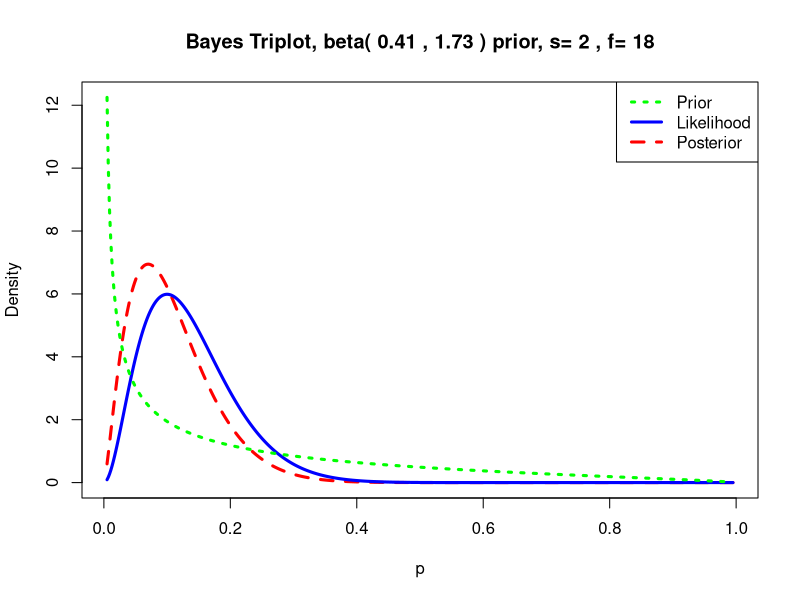
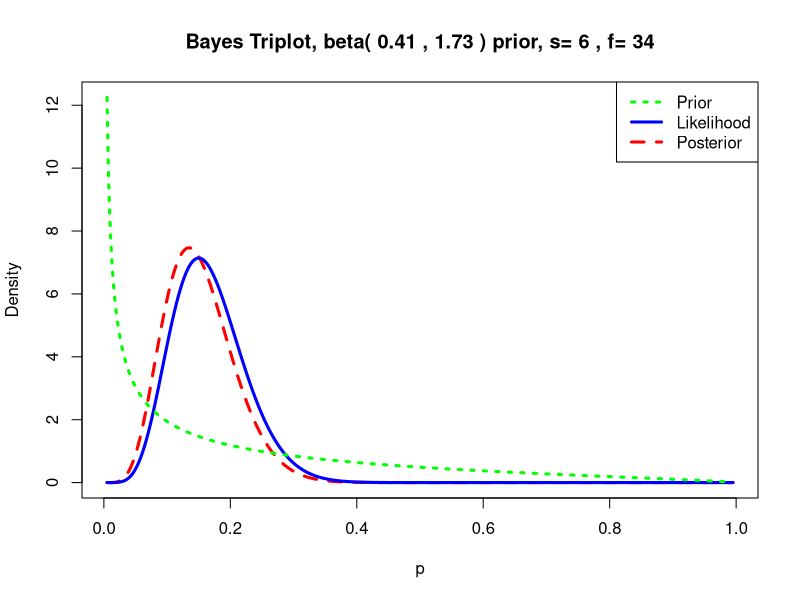
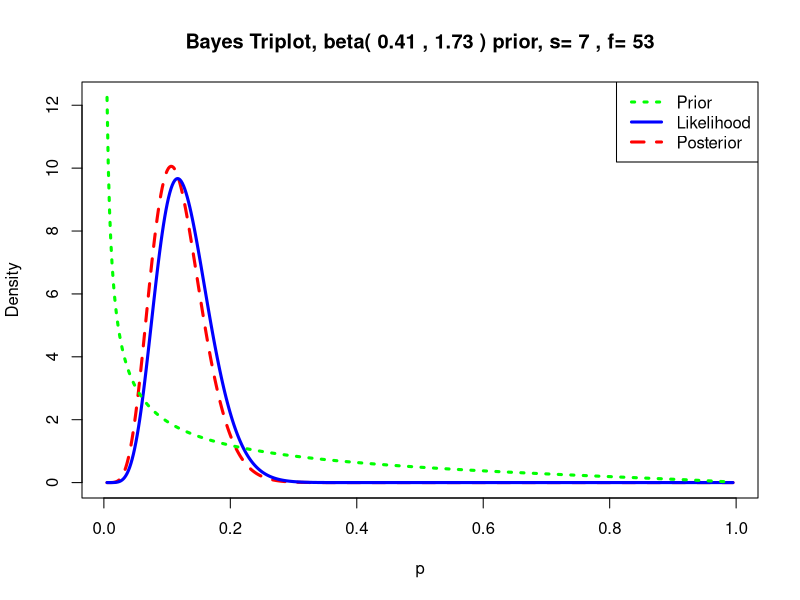
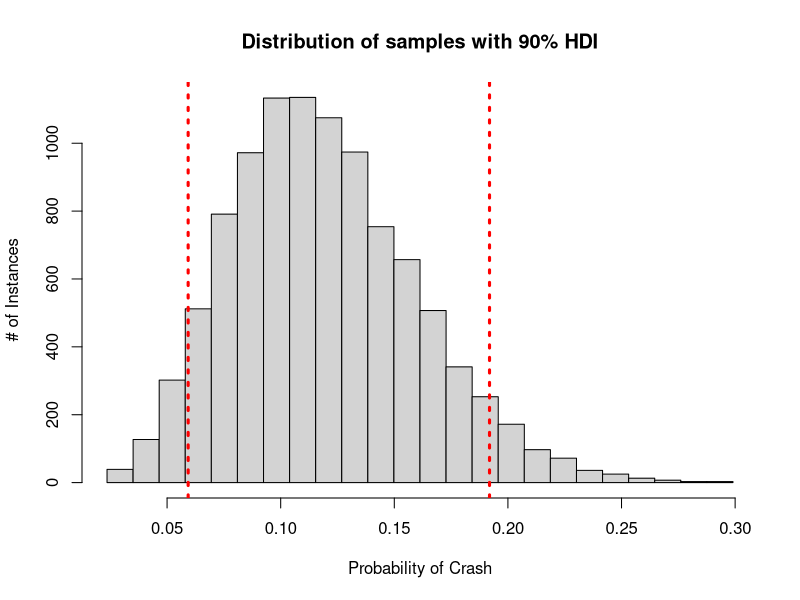
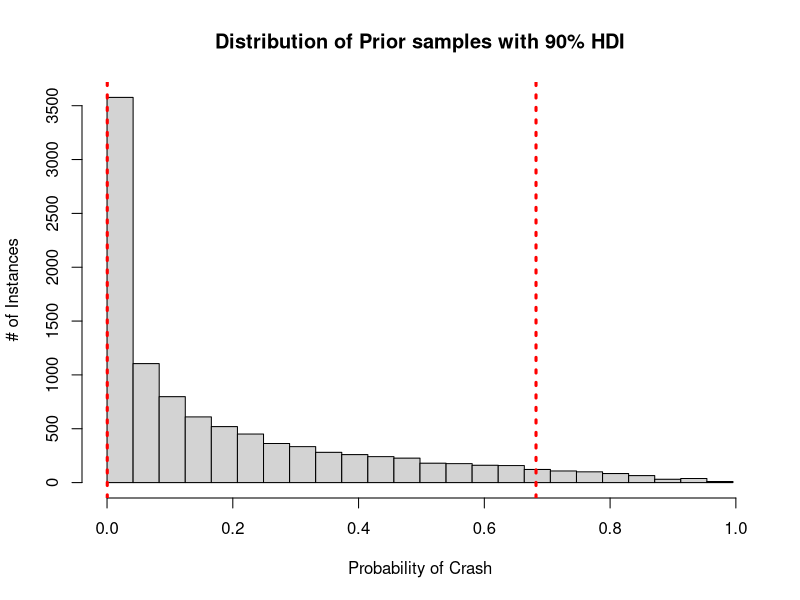
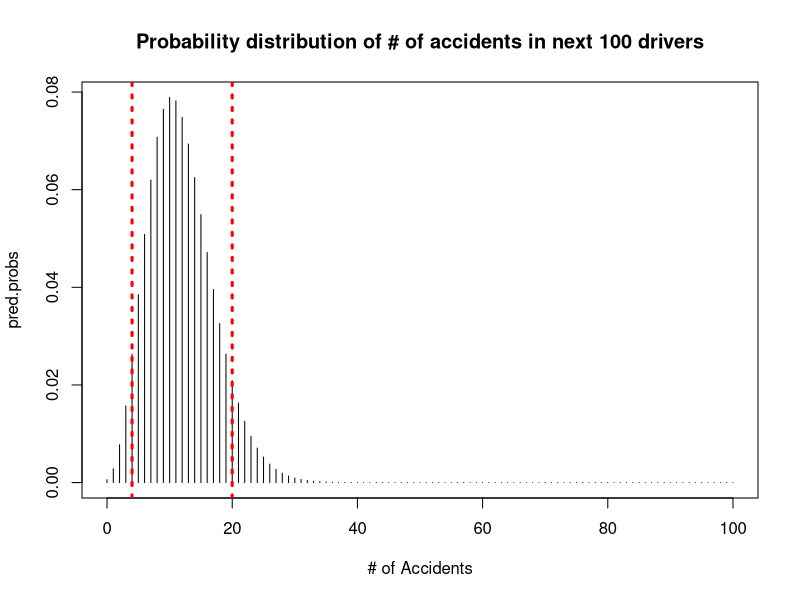
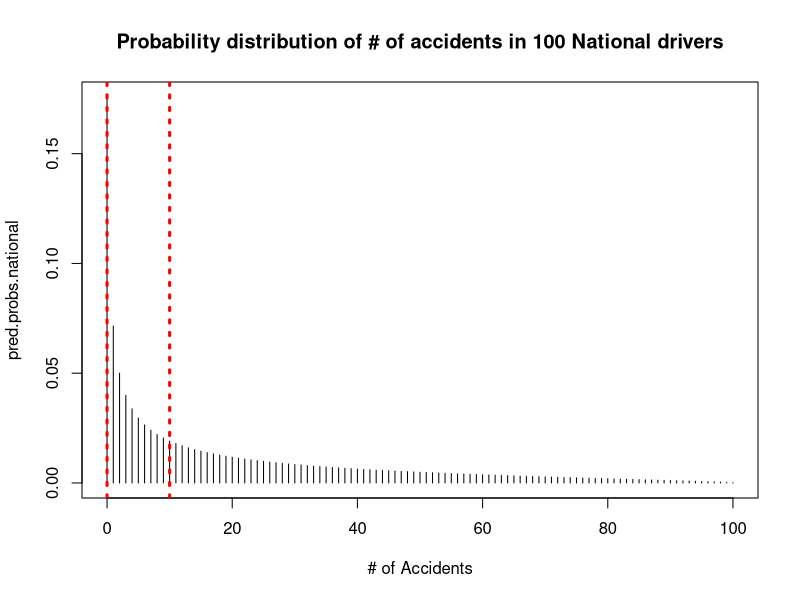

These figures' R source, in order:
#Compute the probability that the driver of a car is texting at a specific intersection.
# Nationally the cumulative probability that a driver is texting is:
# P = 0.5, at x = 0.1
# P = 0.75 at x = 0.3

#  Given these data
#   Compute the Beta prior, and report the coefficients
library(LearnBayes)

#Setting the Beta Prior
# Nationally the *cumulative probability* that a driver is texting is:
# P = 0.5, at x = 0.1
# P = 0.75 at x = 0.3 -> Cumulative Probability hence p=0.25 at x = 0.3

beta.prior = beta.select(list(p = 0.5, x = 0.1), list(p = 0.75, x = 0.3))
beta.prior

  
#You observe cars at a location three times and note the number of texting drivers:
#1. 2 texting out of 20 drivers
#2. 4 texting out of 20 drivers
#3. 1 texting out of 20 drivers
#   Plot the prior, likelihood and posterior three times as you update your belief based on collecting more data
require(repr)
options(repr.plot.width = 6, repr.plot.height = 5)
triplot(beta.prior, c(2,18))
triplot(beta.prior, c(6,34))
triplot(beta.prior, c(7,53))

#   Simulate the final posterior distribution and do the following:
#   Plot the posterior with the 90% HDI shown
#   Report the upper and lower limits of the 90% HDI

#Posterior Distributions
options(repr.plot.width = 8, repr.plot.height = 5)
final.posterior = beta.prior + c(7,53)
post.sample = rbeta(10000, final.posterior[1], final.posterior[2])
par(mfrow = c(1,1))
quants = quantile(post.sample, c(0.05, 0.95))
breaks = seq(min(post.sample), max(post.sample), length.out = 25)

hist(post.sample, breaks = breaks, main = "Distribution of samples with 90% HDI", xlab = "Probability of Crash", ylab ="# of Instances")
abline(v = quants[1], lty = 3, col = "red", lwd = 3)
abline(v = quants[2], lty = 3, col = "red", lwd = 3)
#predplot(final.posterior,60,7 )

#90% HDI on Prior Distribution
prior.sample = rbeta(10000, beta.prior[1], beta.prior[2])
par(mfrow = c(1,1))
quants = quantile(prior.sample, c(0.05, 0.95))
breaks = seq(min(prior.sample), max(prior.sample), length.out = 25)

hist(prior.sample, breaks = breaks, main = "Distribution of Prior samples with 90% HDI", xlab = "Probability of Crash", ylab ="# of Instances")
abline(v = quants[1], lty = 3, col = "red", lwd = 3)
abline(v = quants[2], lty = 3, col = "red", lwd = 3)

#   Of the next hundred drivers what are the number of texting drivers in the 90% HDI?
n = 100
s = 0:n
pred.probs = pbetap(final.posterior, n, s)
plot(s, pred.probs, type = "h",
     main = "Probability distribution of # of accidents in next 100 drivers", xlab = "# of Accidents")
discint(cbind(s, pred.probs),0.90)
interval = discint(cbind(s, pred.probs),0.90)$set
abline(v = interval[1], lty = 3, col = "red", lwd = 3)
abline(v = interval[length(interval)], lty = 3, col = "red", lwd = 3)
mean(pred.probs)

#Are the drivers in this area better or worse that the national figures indicate?
n = 100
s = 0:n
pred.probs.national = pbetap(beta.prior, n, s)
plot(s, pred.probs.national, type = "h",
     main = "Probability distribution of # of accidents in 100 National drivers", xlab = "# of Accidents")
discint(cbind(s, pred.probs.national),0.50)
interval = discint(cbind(s, pred.probs.national),0.50)$set
abline(v = interval[1], lty = 3, col = "red", lwd = 3)
abline(v = interval[length(interval)], lty = 3, col = "red", lwd = 3)
mean(pred.probs)
